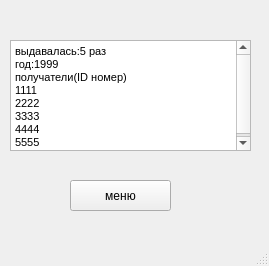
<?xml version="1.0" encoding="UTF-8"?>
<ui version="4.0">
 <class>MainWindow</class>
 <widget class="QMainWindow" name="MainWindow">
  <property name="geometry">
   <rect>
    <x>0</x>
    <y>0</y>
    <width>269</width>
    <height>266</height>
   </rect>
  </property>
  <property name="windowTitle">
   <string>MainWindow</string>
  </property>
  <widget class="QWidget" name="centralwidget">
   <widget class="QTextBrowser" name="textBrowser">
    <property name="geometry">
     <rect>
      <x>10</x>
      <y>40</y>
      <width>241</width>
      <height>111</height>
     </rect>
    </property>
    <property name="html">
     <string>&lt;!DOCTYPE HTML PUBLIC &quot;-//W3C//DTD HTML 4.0//EN&quot; &quot;http://www.w3.org/TR/REC-html40/strict.dtd&quot;&gt;
&lt;html&gt;&lt;head&gt;&lt;meta name=&quot;qrichtext&quot; content=&quot;1&quot; /&gt;&lt;style type=&quot;text/css&quot;&gt;
p, li { white-space: pre-wrap; }
&lt;/style&gt;&lt;/head&gt;&lt;body style=&quot; font-family:'MS Shell Dlg 2'; font-size:8.25pt; font-weight:400; font-style:normal;&quot;&gt;
&lt;p style=&quot; margin-top:0px; margin-bottom:0px; margin-left:0px; margin-right:0px; -qt-block-indent:0; text-indent:0px;&quot;&gt;выдавалась:5 раз&lt;/p&gt;
&lt;p style=&quot; margin-top:0px; margin-bottom:0px; margin-left:0px; margin-right:0px; -qt-block-indent:0; text-indent:0px;&quot;&gt;год:1999&lt;/p&gt;
&lt;p style=&quot; margin-top:0px; margin-bottom:0px; margin-left:0px; margin-right:0px; -qt-block-indent:0; text-indent:0px;&quot;&gt;получатели(ID номер)&lt;/p&gt;
&lt;p style=&quot; margin-top:0px; margin-bottom:0px; margin-left:0px; margin-right:0px; -qt-block-indent:0; text-indent:0px;&quot;&gt;1111&lt;/p&gt;
&lt;p style=&quot; margin-top:0px; margin-bottom:0px; margin-left:0px; margin-right:0px; -qt-block-indent:0; text-indent:0px;&quot;&gt;2222&lt;/p&gt;
&lt;p style=&quot; margin-top:0px; margin-bottom:0px; margin-left:0px; margin-right:0px; -qt-block-indent:0; text-indent:0px;&quot;&gt;3333&lt;/p&gt;
&lt;p style=&quot; margin-top:0px; margin-bottom:0px; margin-left:0px; margin-right:0px; -qt-block-indent:0; text-indent:0px;&quot;&gt;4444&lt;/p&gt;
&lt;p style=&quot; margin-top:0px; margin-bottom:0px; margin-left:0px; margin-right:0px; -qt-block-indent:0; text-indent:0px;&quot;&gt;5555&lt;/p&gt;&lt;/body&gt;&lt;/html&gt;</string>
    </property>
   </widget>
   <widget class="QPushButton" name="pushButton">
    <property name="geometry">
     <rect>
      <x>70</x>
      <y>180</y>
      <width>101</width>
      <height>31</height>
     </rect>
    </property>
    <property name="text">
     <string>меню</string>
    </property>
   </widget>
  </widget>
  <widget class="QMenuBar" name="menubar">
   <property name="geometry">
    <rect>
     <x>0</x>
     <y>0</y>
     <width>269</width>
     <height>18</height>
    </rect>
   </property>
  </widget>
  <widget class="QStatusBar" name="statusbar"/>
 </widget>
 <resources/>
 <connections/>
</ui>
